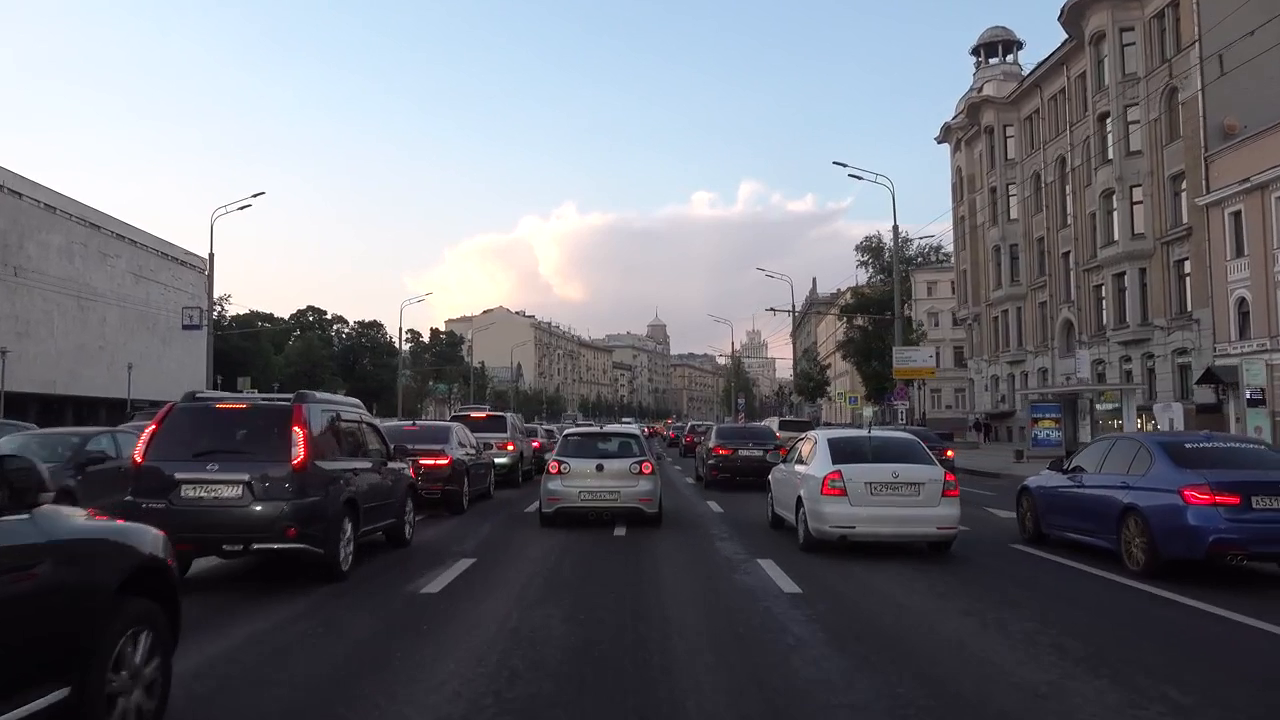
#> input picture frame 12 of testing_data/road_1.mp4, 1280 x 720 px, given in place of carvideo.mp4, which was not available
$ python Yolo.py
#> lines starting #> are read from the running program, lines starting #| are printed output that depends on the picture; after the words box and inside, x2 and y2 are one past the last pixel; in counts of white or black regions, pixels touching at a corner belong together; pictures that were not available may be replaced by others from this repository, and a replacement may not be noted
import cv2
cap = cv2.VideoCapture(r'C:\video\carvideo.mp4')
car_cascade = cv2.CascadeClassifier(r'C:\video\cars.xml')

while True:

 ret, frames = cap.read()
#> frames is the input picture: shape (720, 1280, 3); mean B, G, R 116.2, 108.6, 108

 gray = cv2.cvtColor(frames, cv2.COLOR_BGR2GRAY)
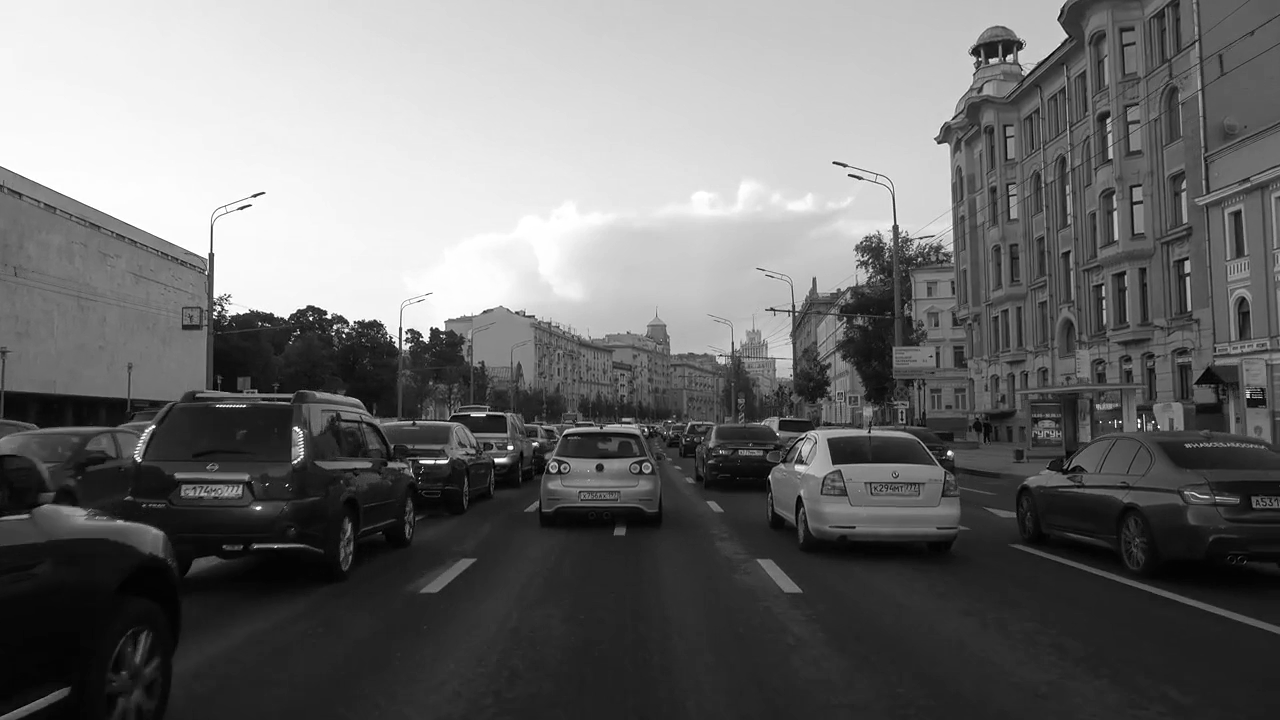
#> gray: shape (720, 1280); min 0, max 255, mean 109.3
 cars = car_cascade.detectMultiScale(gray, 1.1, 1)
#> cars = [[550, 409, 52, 52], [1177, 374, 62, 62], [816, 412, 55, 55], [806, 381, 111, 111], [676, 407, 122, 122]]

 for (x,y,w,h) in cars:
     cv2.rectangle(frames,(x,y),(x+w,y+h),(0,0,255),2)
     font = cv2.FONT_HERSHEY_DUPLEX
     cv2.putText(frames, 'Car', (x + 6, y -6), font, 0.5, (0, 0, 255), 1)

     cv2.imshow('Car Detection', frames)
#> this loop made 5 passes
#> pass 2, `cv2.imshow('Car Detection', frames)`:
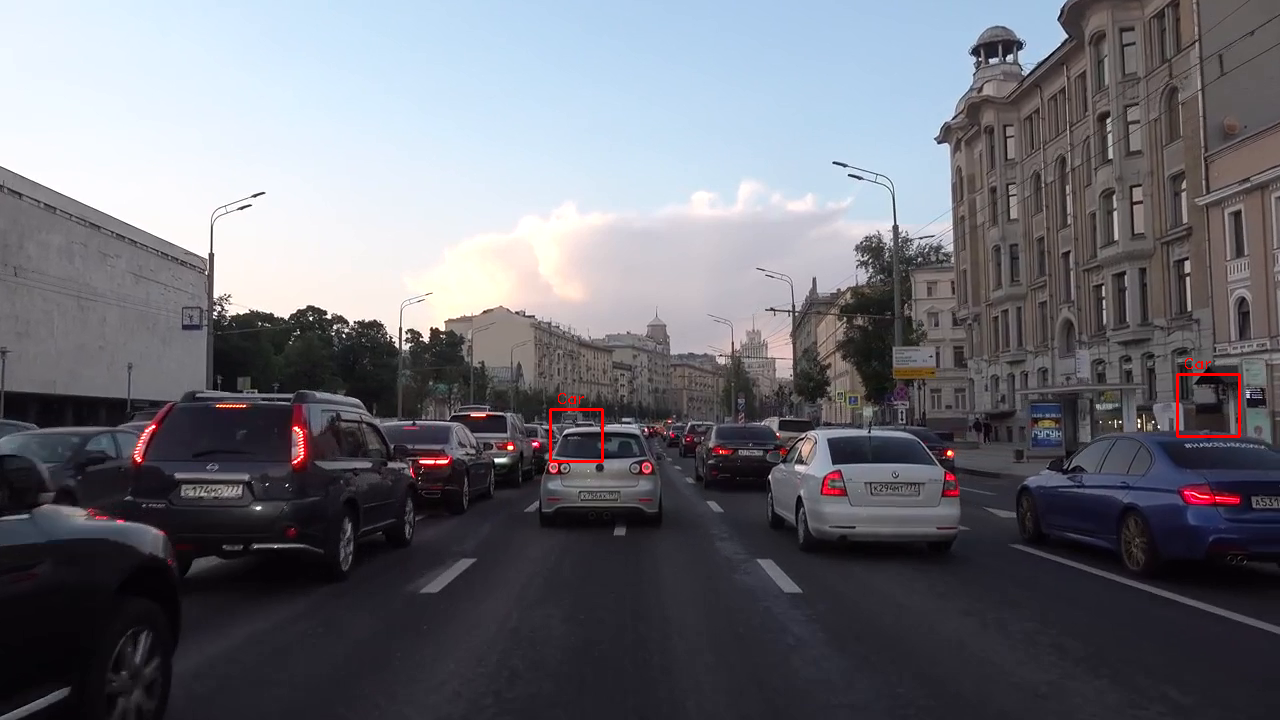
#> window 'Car Detection': shape (720, 1280, 3); mean B, G, R 116.1, 108.5, 108.3
#> after the loop:
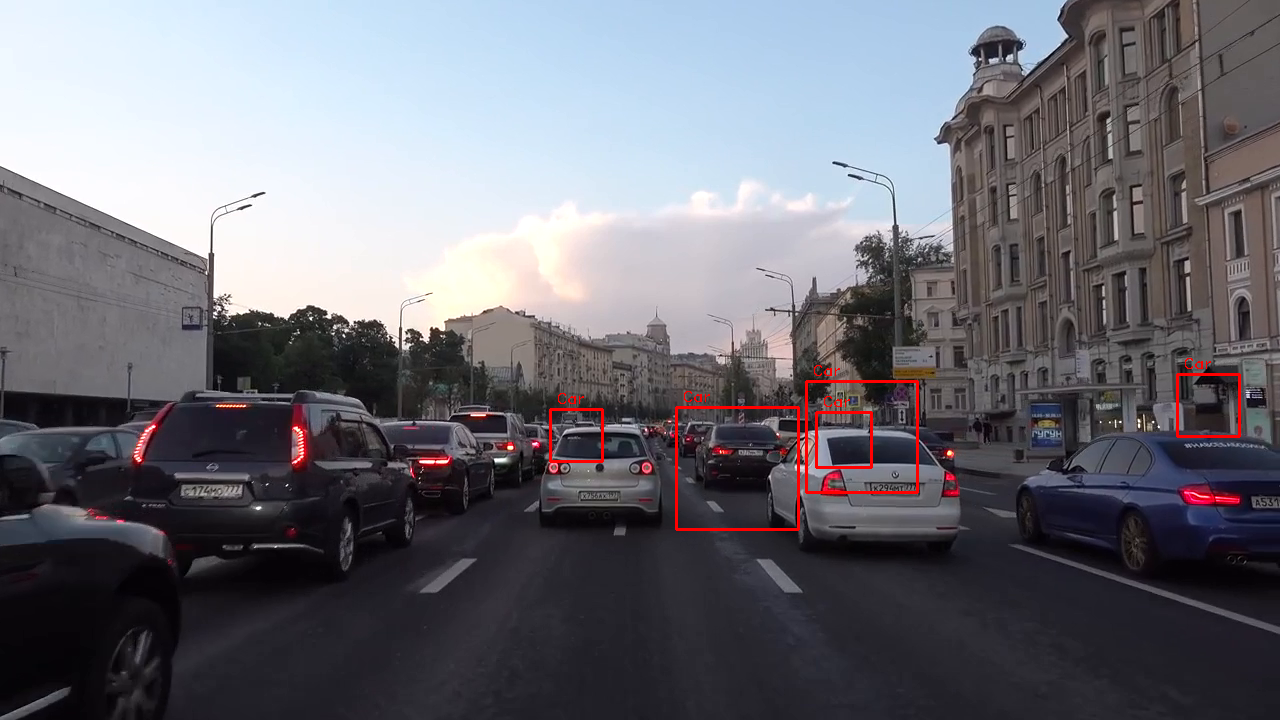
#> frames: shape (720, 1280, 3); 0.56% of pixels changed, all inside (x1, y1, x2, y2) = (549, 358, 1241, 531)

#press enter if you want to stop rec
 if cv2.waitKey(33) == 13:
#> (key Esc is pressed here)
    break

$ run again, starting later in the video
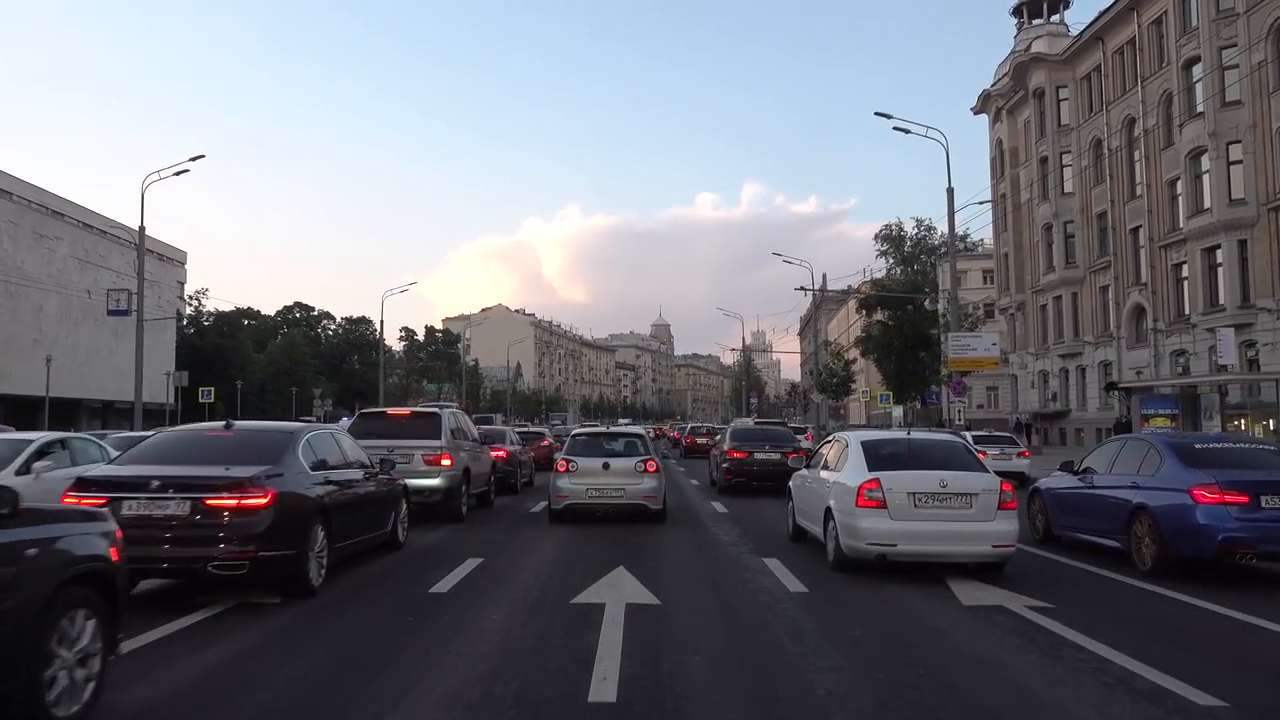
#> input picture frame 55 of testing_data/road_1.mp4, 1280 x 720 px, given in place of carvideo.mp4, which was not available
#> frames is the input picture: shape (720, 1280, 3); mean B, G, R 118.4, 110.4, 109.6
#> `gray = cv2.cvtColor(frames, cv2.COLOR_BGR2GRAY)`:
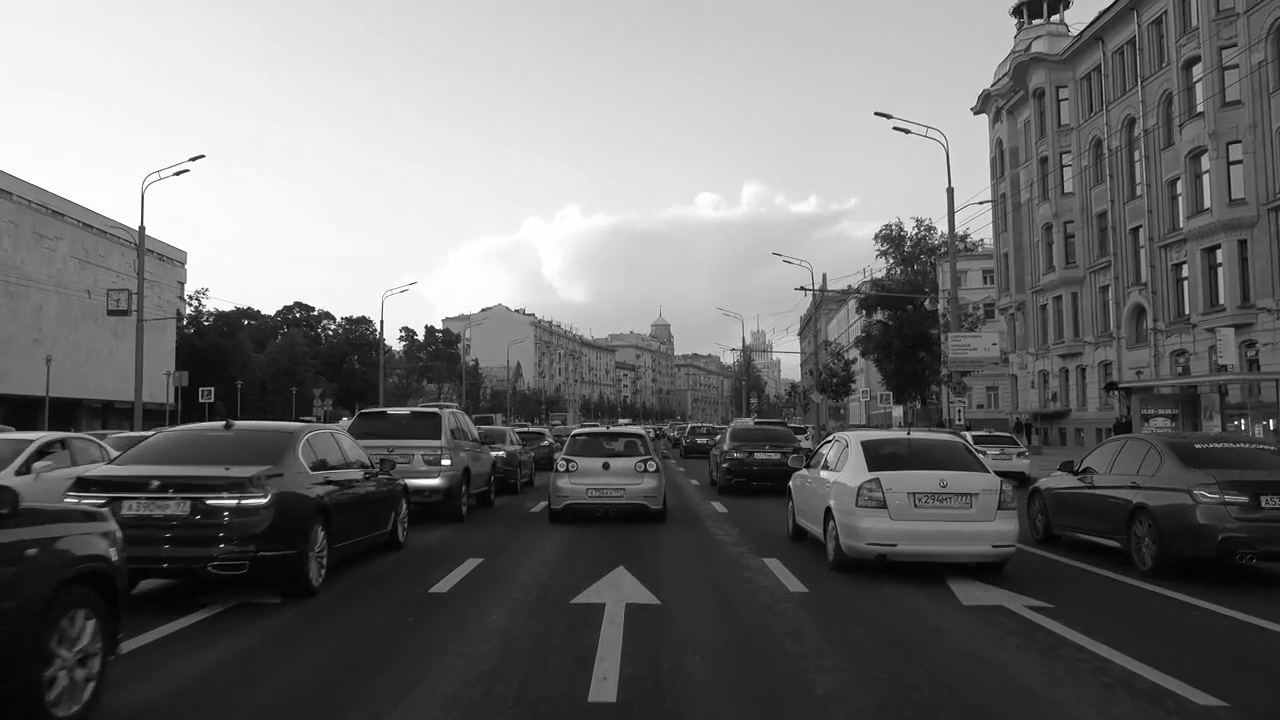
#> gray: shape (720, 1280); min 0, max 255, mean 111.1
#> cars = [[594, 452, 23, 23], [865, 489, 28, 28], [1221, 178, 37, 37], [96, 285, 44, 44], [4, 442, 48, 48], [843, 471, 54, 54], [856, 414, 60, 60], [708, 428, 96, 96]]
#> the loop `for (x,y,w,h) in cars:` made 8 passes
#> after the loop `for (x,y,w,h) in cars:`:
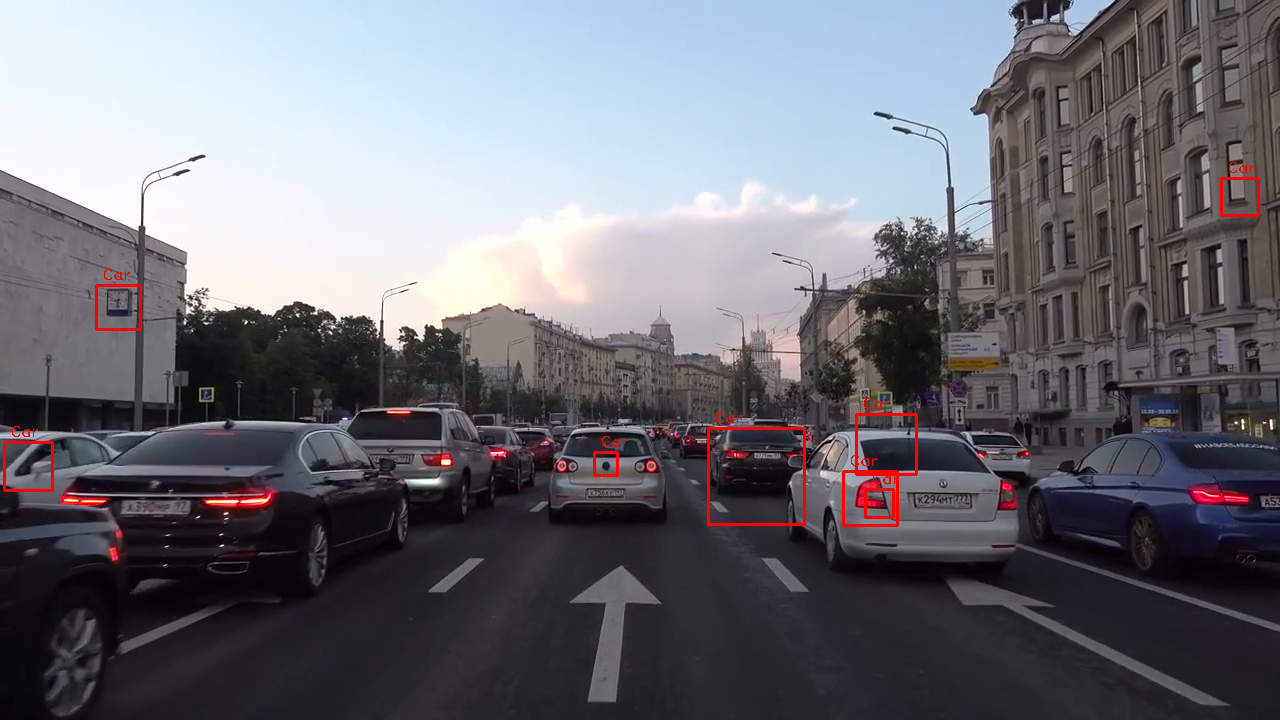
#> frames: shape (720, 1280, 3); 0.57% of pixels changed, all inside (x1, y1, x2, y2) = (3, 162, 1260, 527)

$ run again, starting later in the video
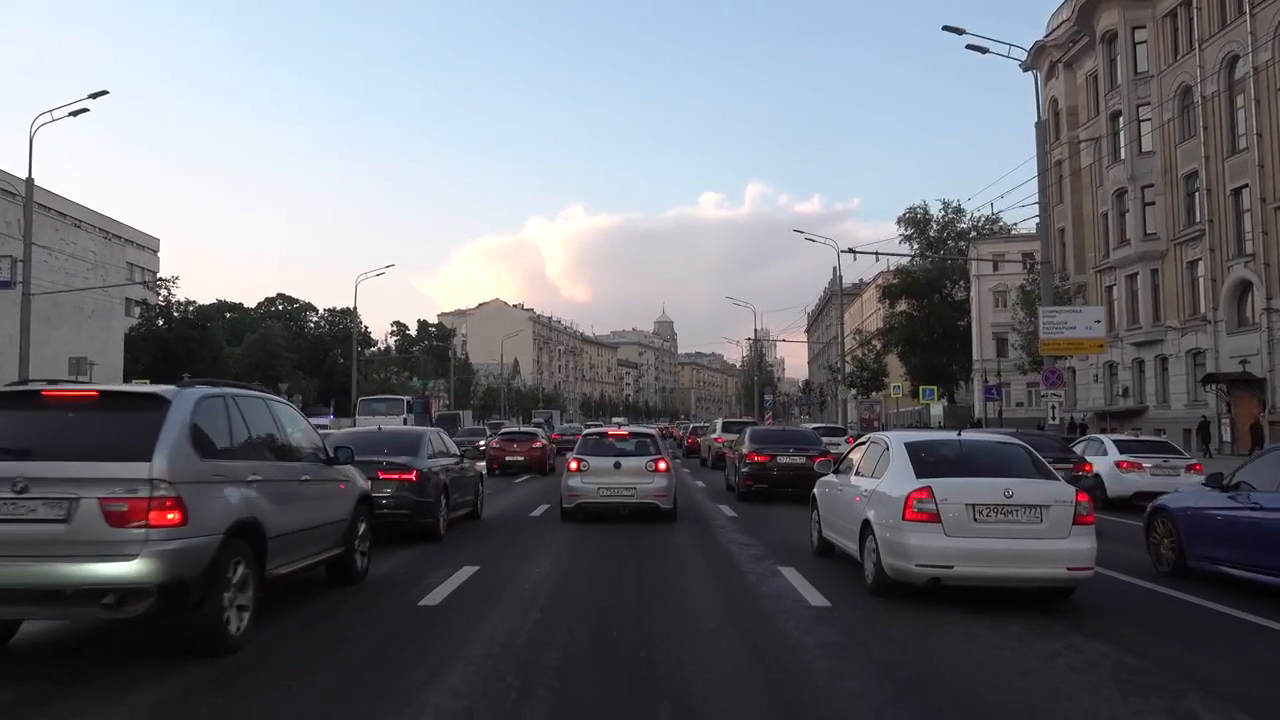
#> input picture frame 98 of testing_data/road_1.mp4, 1280 x 720 px, given in place of carvideo.mp4, which was not available
#> frames is the input picture: shape (720, 1280, 3); mean B, G, R 116.7, 109, 107.7
#> `gray = cv2.cvtColor(frames, cv2.COLOR_BGR2GRAY)`:
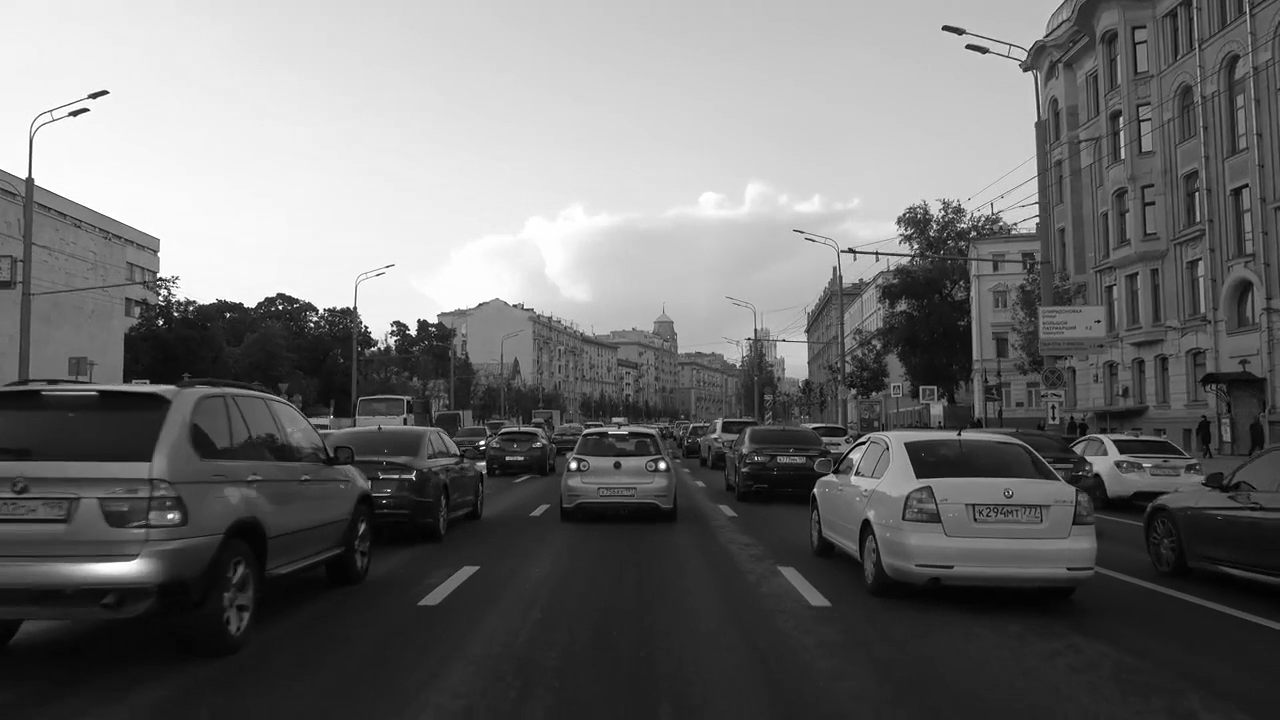
#> gray: shape (720, 1280); min 0, max 255, mean 109.5
#> cars = [[606, 452, 23, 23], [1161, 461, 23, 23], [1078, 424, 34, 34], [954, 22, 45, 45], [559, 442, 45, 45], [1143, 444, 47, 47], [902, 489, 50, 50], [153, 339, 169, 169], [34, 422, 148, 148]]
#> the loop `for (x,y,w,h) in cars:` made 9 passes
#> after the loop `for (x,y,w,h) in cars:`:
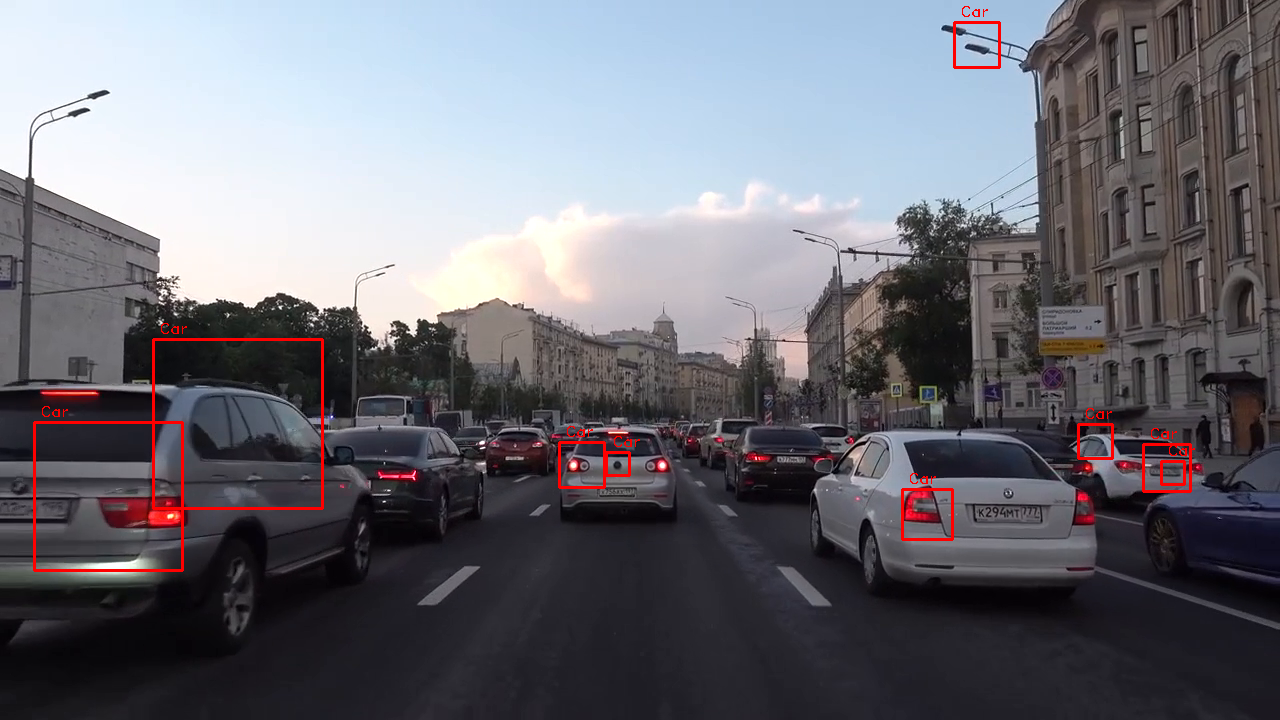
#> frames: shape (720, 1280, 3); 0.83% of pixels changed, all inside (x1, y1, x2, y2) = (33, 6, 1195, 572)
